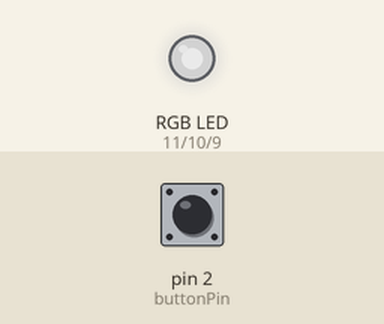
Bench run of a sketch on a simulated Arduino Uno, built for the host (arithmetic inside an expression is 32-bit, double 64-bit). Shown: an RGB LED mixed from three pins (HIGH = lit). The inputs (shaded band) are chosen by the test bench; at power-on: pin 2 (buttonPin) LOW. Dim RGB values are drawn brighter than linear.

Above: at 0.1 s.
Timing chart, 0 to 27.1 s (numbered marks = the images above):
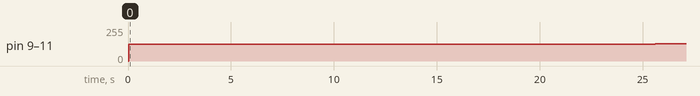

Measured:
- by itself, pin 9 (bluePin), pin 10 (greenPin), pin 11 (redPin): 0/255 → 124/255 at 0.04 s, → 131/255 25.6 s later

The sketch:

FadingRGB2.ino
```cpp
// based on the Fading example

int redPin = 11;
int greenPin = 10;
int bluePin = 9;

int buttonPin = 2;
int buttonState = 0;


void setup() {
  // nothing happens in setup
  pinMode(redPin, OUTPUT);
  pinMode(greenPin, OUTPUT);
  pinMode(bluePin, OUTPUT);
  pinMode(buttonPin, INPUT);
}

void loop() {
  // read button
  buttonState = digitalRead(buttonPin);
  //perform fading when HIGH
if (buttonState = HIGH){
    // fade in from min to max in increments of 5 points:
  for (int fadeValueLow = 0 ; fadeValueLow <= 255; fadeValueLow += 5) {
    // sets the value (range from 0 to 255):
    analogWrite(redPin, fadeValueLow);
    analogWrite(greenPin, fadeValueLow);
    analogWrite(bluePin, fadeValueLow);
  }
} else {
    int fadeValueHigh = 0;{
    analogWrite(redPin, fadeValueHigh);
    analogWrite(greenPin, fadeValueHigh);
    analogWrite(bluePin, fadeValueHigh);
    }
  }
}
```
